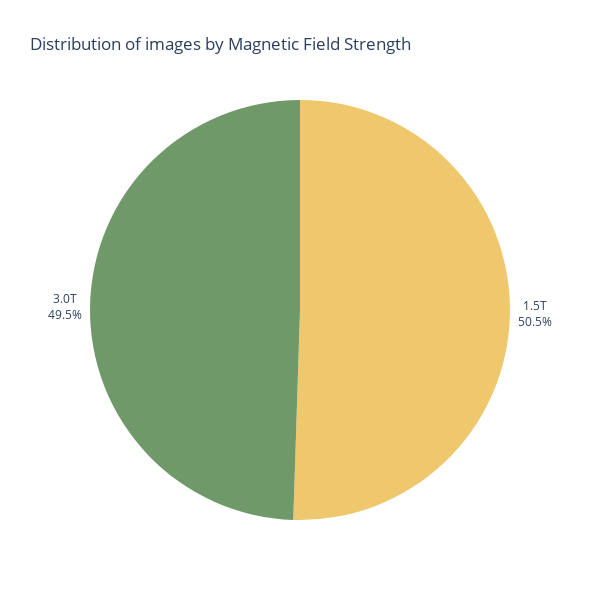

Write notebook code for a chart like this one.
### Code cell
manufacturer_counts = dwi_df["MagneticFieldStrength"].value_counts(normalize=True, dropna=True).to_dict()
manufacturer_counts = {f"{key}T": manufacturer_counts[key] for key in sorted(manufacturer_counts)}
label, count = list(manufacturer_counts.keys()), list(manufacturer_counts.values())
plot_pie_simple(label, count, 
                title="Distribution of images by Magnetic Field Strength", 
                size=(600, 600),
                out_filename="images_by_fieldstrength_dwi")

### Figure 1 — Plotly figure (JSON) as saved in the notebook; plotly's stock layout.template omitted (floating-point values rounded to 4 significant figures)
{"data": [{"labels": ["1.5T", "3.0T"], "marker": {"colors": ["#efc86e", "#6f9969", "#97c684", "#aab5d5", "#808fe1", "#5c66a8", "#454a74"]}, "textinfo": "label+percent", "textposition": "outside", "type": "pie", "values": [0.5051, 0.4949]}], "layout": {"height": 600, "paper_bgcolor": "rgba(0,0,0,0)", "plot_bgcolor": "rgba(0,0,0,0)", "showlegend": false, "title": {"text": "Distribution of images by Magnetic Field Strength"}, "width": 600}}
